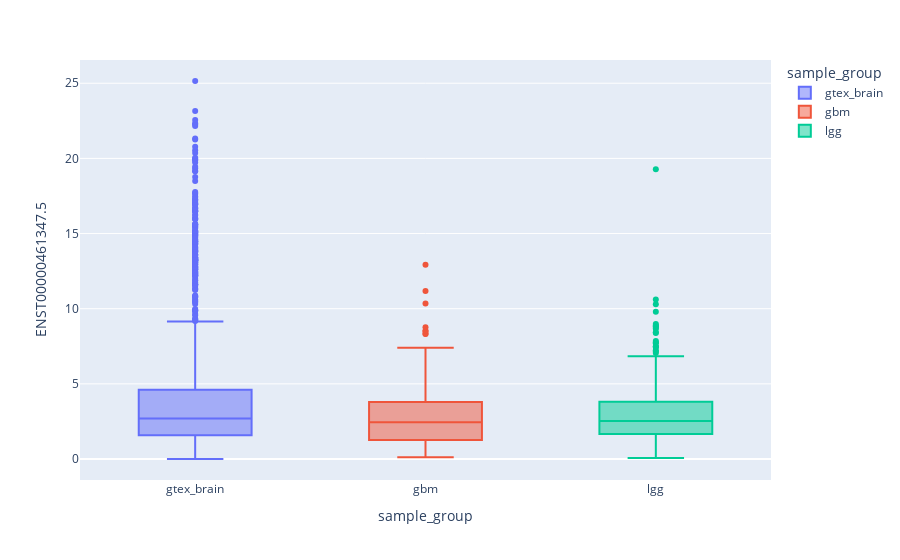
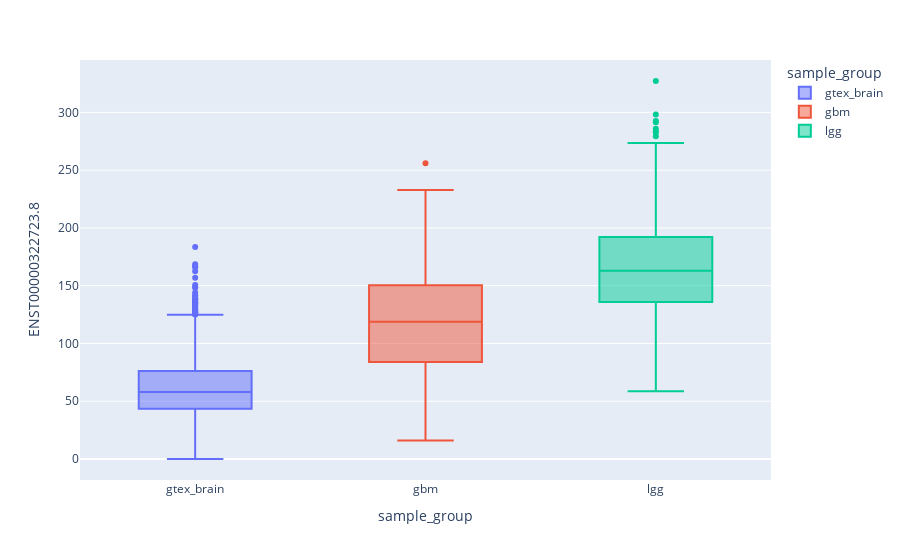
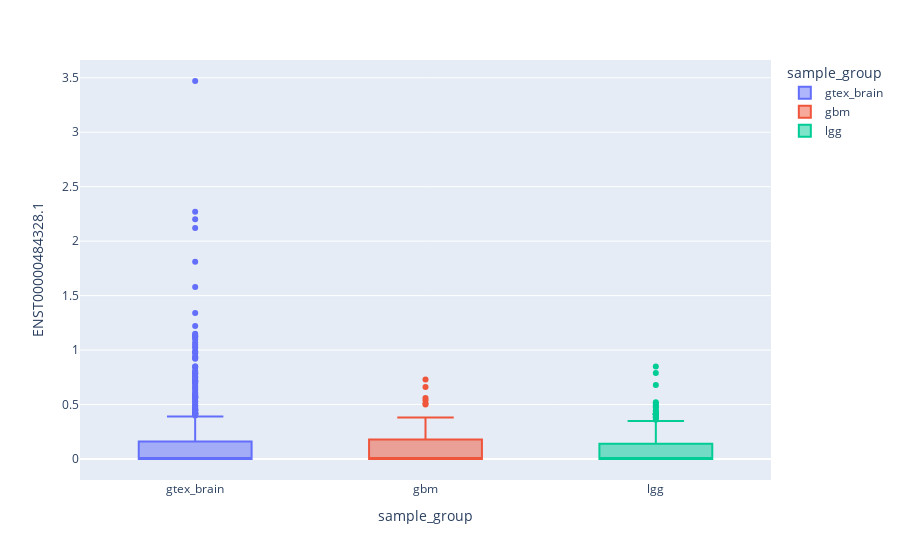
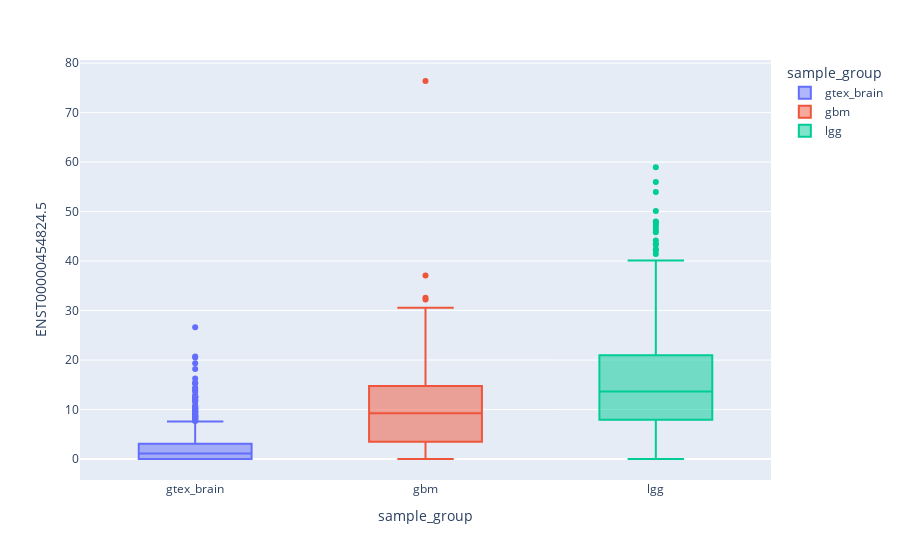

Here is the notebook cell these charts were saved with, in order:
### Code cell
for column in df_merge.iloc[:,2:].columns:
    print(column)
    min_val = min([float(a) for a in df[column].values.tolist()] )
    fig = px.box(df_merge, x="sample_group", y=column, color= "sample_group")
    #fig.update_traces(quartilemethod="exclusive")
    #fig.update_layout(yaxis_tickformat = '%{y:.2f}')
    #fig.update_layout(yaxis = dict(tickmode = 'linear',tick0 = 5,dtick = 0.25))
    fig.update_yaxes(nticks=10, tickformat=".%2f")
    #fig.update_yaxes(tick0=min_val, dtick=1.50, tickformat='.%2f')
    #fig.update_layout(yaxis_tickformat = '%.2f')
    fig.show()

### Figure 1 — Plotly figure (JSON) as saved in the notebook; plotly's stock layout.template omitted (floating-point values rounded to 4 significant figures; data arrays with more than 128 entries replaced by an {"elided": "..."} marker saying what was removed)
{"data": [{"alignmentgroup": "True", "hovertemplate": "sample_group=%{x}<br>ENST00000461347.5=%{y}<extra></extra>", "legendgroup": "gtex_brain", "marker": {"color": "#636efa"}, "name": "gtex_brain", "notched": false, "offsetgroup": "gtex_brain", "orientation": "v", "showlegend": true, "type": "box", "x": {"elided": "1148 str values"}, "x0": " ", "xaxis": "x", "y": {"elided": "1148 float values"}, "y0": " ", "yaxis": "y"}, {"alignmentgroup": "True", "hovertemplate": "sample_group=%{x}<br>ENST00000461347.5=%{y}<extra></extra>", "legendgroup": "gbm", "marker": {"color": "#EF553B"}, "name": "gbm", "notched": false, "offsetgroup": "gbm", "orientation": "v", "showlegend": true, "type": "box", "x": {"elided": "153 str values"}, "x0": " ", "xaxis": "x", "y": {"elided": "153 float values"}, "y0": " ", "yaxis": "y"}, {"alignmentgroup": "True", "hovertemplate": "sample_group=%{x}<br>ENST00000461347.5=%{y}<extra></extra>", "legendgroup": "lgg", "marker": {"color": "#00cc96"}, "name": "lgg", "notched": false, "offsetgroup": "lgg", "orientation": "v", "showlegend": true, "type": "box", "x": {"elided": "509 str values"}, "x0": " ", "xaxis": "x", "y": {"elided": "509 float values"}, "y0": " ", "yaxis": "y"}], "layout": {"boxmode": "overlay", "legend": {"title": {"text": "sample_group"}, "tracegroupgap": 0}, "margin": {"t": 60}, "xaxis": {"anchor": "y", "categoryarray": ["gtex_brain", "gbm", "lgg"], "categoryorder": "array", "domain": [0, 1], "title": {"text": "sample_group"}}, "yaxis": {"anchor": "x", "domain": [0, 1], "nticks": 10, "tickformat": ".%2f", "title": {"text": "ENST00000461347.5"}}}}

### Figure 2 — Plotly figure (JSON) as saved in the notebook; plotly's stock layout.template omitted (floating-point values rounded to 4 significant figures; data arrays with more than 128 entries replaced by an {"elided": "..."} marker saying what was removed)
{"data": [{"alignmentgroup": "True", "hovertemplate": "sample_group=%{x}<br>ENST00000322723.8=%{y}<extra></extra>", "legendgroup": "gtex_brain", "marker": {"color": "#636efa"}, "name": "gtex_brain", "notched": false, "offsetgroup": "gtex_brain", "orientation": "v", "showlegend": true, "type": "box", "x": {"elided": "1148 str values"}, "x0": " ", "xaxis": "x", "y": {"elided": "1148 float values"}, "y0": " ", "yaxis": "y"}, {"alignmentgroup": "True", "hovertemplate": "sample_group=%{x}<br>ENST00000322723.8=%{y}<extra></extra>", "legendgroup": "gbm", "marker": {"color": "#EF553B"}, "name": "gbm", "notched": false, "offsetgroup": "gbm", "orientation": "v", "showlegend": true, "type": "box", "x": {"elided": "153 str values"}, "x0": " ", "xaxis": "x", "y": {"elided": "153 float values"}, "y0": " ", "yaxis": "y"}, {"alignmentgroup": "True", "hovertemplate": "sample_group=%{x}<br>ENST00000322723.8=%{y}<extra></extra>", "legendgroup": "lgg", "marker": {"color": "#00cc96"}, "name": "lgg", "notched": false, "offsetgroup": "lgg", "orientation": "v", "showlegend": true, "type": "box", "x": {"elided": "509 str values"}, "x0": " ", "xaxis": "x", "y": {"elided": "509 float values"}, "y0": " ", "yaxis": "y"}], "layout": {"boxmode": "overlay", "legend": {"title": {"text": "sample_group"}, "tracegroupgap": 0}, "margin": {"t": 60}, "xaxis": {"anchor": "y", "categoryarray": ["gtex_brain", "gbm", "lgg"], "categoryorder": "array", "domain": [0, 1], "title": {"text": "sample_group"}}, "yaxis": {"anchor": "x", "domain": [0, 1], "nticks": 10, "tickformat": ".%2f", "title": {"text": "ENST00000322723.8"}}}}

### Figure 3 — Plotly figure (JSON) as saved in the notebook; plotly's stock layout.template omitted (floating-point values rounded to 4 significant figures; data arrays with more than 128 entries replaced by an {"elided": "..."} marker saying what was removed)
{"data": [{"alignmentgroup": "True", "hovertemplate": "sample_group=%{x}<br>ENST00000484328.1=%{y}<extra></extra>", "legendgroup": "gtex_brain", "marker": {"color": "#636efa"}, "name": "gtex_brain", "notched": false, "offsetgroup": "gtex_brain", "orientation": "v", "showlegend": true, "type": "box", "x": {"elided": "1148 str values"}, "x0": " ", "xaxis": "x", "y": {"elided": "1148 float values"}, "y0": " ", "yaxis": "y"}, {"alignmentgroup": "True", "hovertemplate": "sample_group=%{x}<br>ENST00000484328.1=%{y}<extra></extra>", "legendgroup": "gbm", "marker": {"color": "#EF553B"}, "name": "gbm", "notched": false, "offsetgroup": "gbm", "orientation": "v", "showlegend": true, "type": "box", "x": {"elided": "153 str values"}, "x0": " ", "xaxis": "x", "y": {"elided": "153 float values"}, "y0": " ", "yaxis": "y"}, {"alignmentgroup": "True", "hovertemplate": "sample_group=%{x}<br>ENST00000484328.1=%{y}<extra></extra>", "legendgroup": "lgg", "marker": {"color": "#00cc96"}, "name": "lgg", "notched": false, "offsetgroup": "lgg", "orientation": "v", "showlegend": true, "type": "box", "x": {"elided": "509 str values"}, "x0": " ", "xaxis": "x", "y": {"elided": "509 float values"}, "y0": " ", "yaxis": "y"}], "layout": {"boxmode": "overlay", "legend": {"title": {"text": "sample_group"}, "tracegroupgap": 0}, "margin": {"t": 60}, "xaxis": {"anchor": "y", "categoryarray": ["gtex_brain", "gbm", "lgg"], "categoryorder": "array", "domain": [0, 1], "title": {"text": "sample_group"}}, "yaxis": {"anchor": "x", "domain": [0, 1], "nticks": 10, "tickformat": ".%2f", "title": {"text": "ENST00000484328.1"}}}}

### Figure 4 — Plotly figure (JSON) as saved in the notebook; plotly's stock layout.template omitted (floating-point values rounded to 4 significant figures; data arrays with more than 128 entries replaced by an {"elided": "..."} marker saying what was removed)
{"data": [{"alignmentgroup": "True", "hovertemplate": "sample_group=%{x}<br>ENST00000454824.5=%{y}<extra></extra>", "legendgroup": "gtex_brain", "marker": {"color": "#636efa"}, "name": "gtex_brain", "notched": false, "offsetgroup": "gtex_brain", "orientation": "v", "showlegend": true, "type": "box", "x": {"elided": "1148 str values"}, "x0": " ", "xaxis": "x", "y": {"elided": "1148 float values"}, "y0": " ", "yaxis": "y"}, {"alignmentgroup": "True", "hovertemplate": "sample_group=%{x}<br>ENST00000454824.5=%{y}<extra></extra>", "legendgroup": "gbm", "marker": {"color": "#EF553B"}, "name": "gbm", "notched": false, "offsetgroup": "gbm", "orientation": "v", "showlegend": true, "type": "box", "x": {"elided": "153 str values"}, "x0": " ", "xaxis": "x", "y": {"elided": "153 float values"}, "y0": " ", "yaxis": "y"}, {"alignmentgroup": "True", "hovertemplate": "sample_group=%{x}<br>ENST00000454824.5=%{y}<extra></extra>", "legendgroup": "lgg", "marker": {"color": "#00cc96"}, "name": "lgg", "notched": false, "offsetgroup": "lgg", "orientation": "v", "showlegend": true, "type": "box", "x": {"elided": "509 str values"}, "x0": " ", "xaxis": "x", "y": {"elided": "509 float values"}, "y0": " ", "yaxis": "y"}], "layout": {"boxmode": "overlay", "legend": {"title": {"text": "sample_group"}, "tracegroupgap": 0}, "margin": {"t": 60}, "xaxis": {"anchor": "y", "categoryarray": ["gtex_brain", "gbm", "lgg"], "categoryorder": "array", "domain": [0, 1], "title": {"text": "sample_group"}}, "yaxis": {"anchor": "x", "domain": [0, 1], "nticks": 10, "tickformat": ".%2f", "title": {"text": "ENST00000454824.5"}}}}
